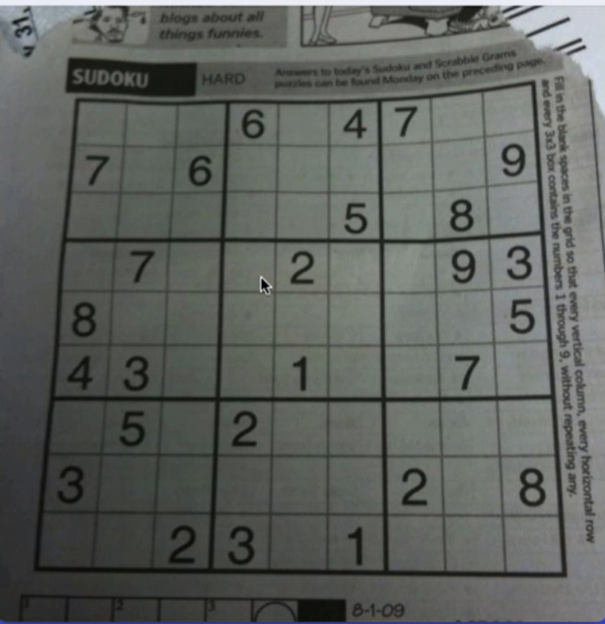
#> input picture tutorial_2/301/materyal/sudoku.png, 605 x 624 px, found by its file name
$ python 13_hoffmanCizgiTESP.py
#> lines starting #> are read from the running program, lines starting #| are printed output that depends on the picture; after the words box and inside, x2 and y2 are one past the last pixel; in counts of white or black regions, pixels touching at a corner belong together


#-----------------------#
# HOFFMAN CİZGİ TESPİTİ
#-----------------------#

# Hoffman cizgi tespiti, resimdeki nesnelerin sınırlarını belirlemek için kullanılır.

import cv2
import numpy as np

def cannyDemo(x):
    t = 100
    cannyOutput = cv2.Canny(x, t, t*2) # Kenarları algılar.
    cv2.imshow("Canny Image", cannyOutput) # Kenarları gösterir.
    cv2.waitKey(0) # Kullanıcı bir tuşa basana kadar bekler
    return cannyOutput

img = cv2.imread(r"materyal\sudoku.png") # Resmi okur.
#> img is the input picture: shape (624, 605, 3); mean B, G, R 93.7, 97.5, 93.9
cv2.namedWindow("Original Image", cv2.WINDOW_AUTOSIZE) # Pencere oluşturur.
cv2.imshow("Original Image", img) # Resmi gösterir.
cv2.waitKey(0) # Kullanıcı bir tuşa basana kadar bekler.

cannyOutput = cannyDemo(img) # Kenarları alır.
#> in cannyDemo, `cannyOutput = cv2.Canny(x, t, t*2)`:
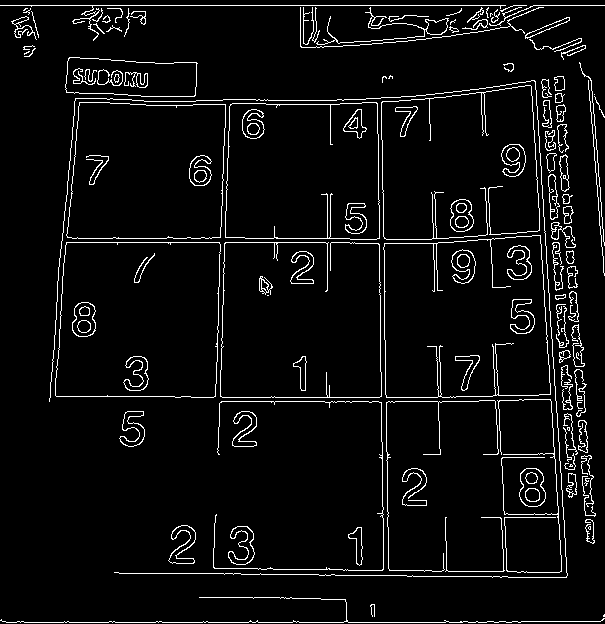
#> cannyOutput: shape (624, 605); 5.3% white in thin lines or dots
cv2.imshow("Canny Image", cannyOutput) # Kenarları gösterir.
cv2.waitKey(0) # Kullanıcı bir tuşa basana kadar bekler

lines = cv2.HoughLines(cannyOutput, 1, np.pi/180, 150, None, 0 ,0) # Hoffman çizgilerini bulur.
#> lines = 25 rows, first 8: [5, 1.57], [622, 1.57], [242, 1.57], [-379, 3.12], [233, 0.0349], [238, 1.57], [397, 1.57], [-547, 3.07]
# İlk parametre resim, ikinci parametre çözünürlük, üçüncü parametre theta, dördüncü parametre eşik değeri.

if lines is not None:
    for i in range(len(lines)):
        rho = lines[i][0][0]
        theta = lines[i][0][1]
        a = np.cos(theta)
        b = np.sin(theta)
        x0 = a * rho
        y0 = b * rho
        x1 = int(x0 + 1000 * (-b))
        y1 = int(y0 + 1000 * (a))
        x2 = int(x0 - 1000 * (-b))
        y2 = int(y0 - 1000 * (a))
        cv2.line(img, (x1, y1), (x2, y2), (0, 0, 255), 1) # Çizgi çizer.
#> this loop made 25 passes
#> (rho, theta, a, b, x0, y0, x1, y1) on passes 1 to 12: (5, 1.57, -4.37e-08, 1, -2.19e-07, 5, -1000, 4), (622, 1.57, -4.37e-08, 1, -2.72e-05, 622, -1000, 621), (242, 1.57, -4.37e-08, 1, -1.06e-05, 242, -1000, 241), (-379, 3.12, -1, 0.0175, 378.9, -6.61, 361, -1006), (233, 0.0349, 0.999, 0.0349, 232.9, 8.13, 197, 1007), (238, 1.57, -4.37e-08, 1, -1.04e-05, 238, -1000, 237), (397, 1.57, -4.37e-08, 1, -1.74e-05, 397, -1000, 396), (-547, 3.07, -0.998, 0.0698, 545.7, -38.16, 475, -1035), (401, 1.57, -4.37e-08, 1, -1.75e-05, 401, -1000, 400), (-374, 3.12, -1, 0.0175, 373.9, -6.53, 356, -1006), (-554, 3.07, -0.998, 0.0698, 552.7, -38.65, 482, -1036), (-534, 3.07, -0.998, 0.0698, 532.7, -37.25, 462, -1034)
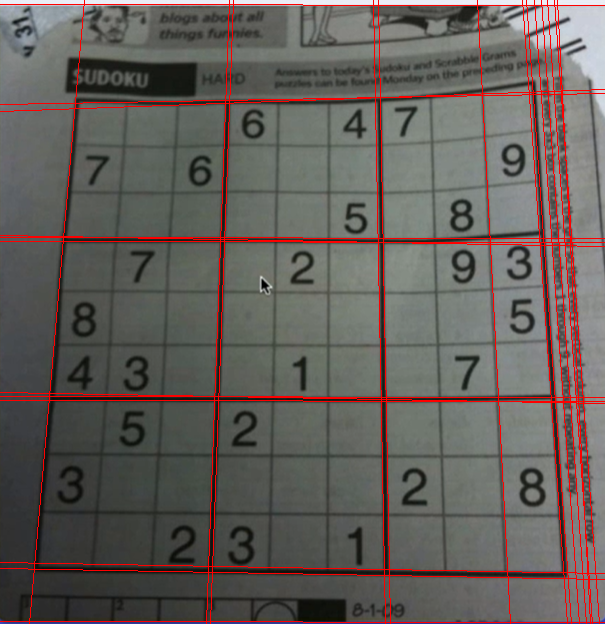
#> img: shape (624, 605, 3); 3.93% of pixels changed, all inside (x1, y1, x2, y2) = (0, 0, 605, 624)
# İlk parametre resim, ikinci parametre başlangıç noktası, üçüncü parametre bitiş noktası, dördüncü parametre renk, beşinci parametre kalınlık.

cv2.imshow("Hoffman Lines", img) # Hoffman çizgilerini gösterir.
cv2.waitKey(0) # Kullanıcı bir tuşa basana kadar bekler
cv2.destroyAllWindows() # Tüm pencereleri kapatır.
